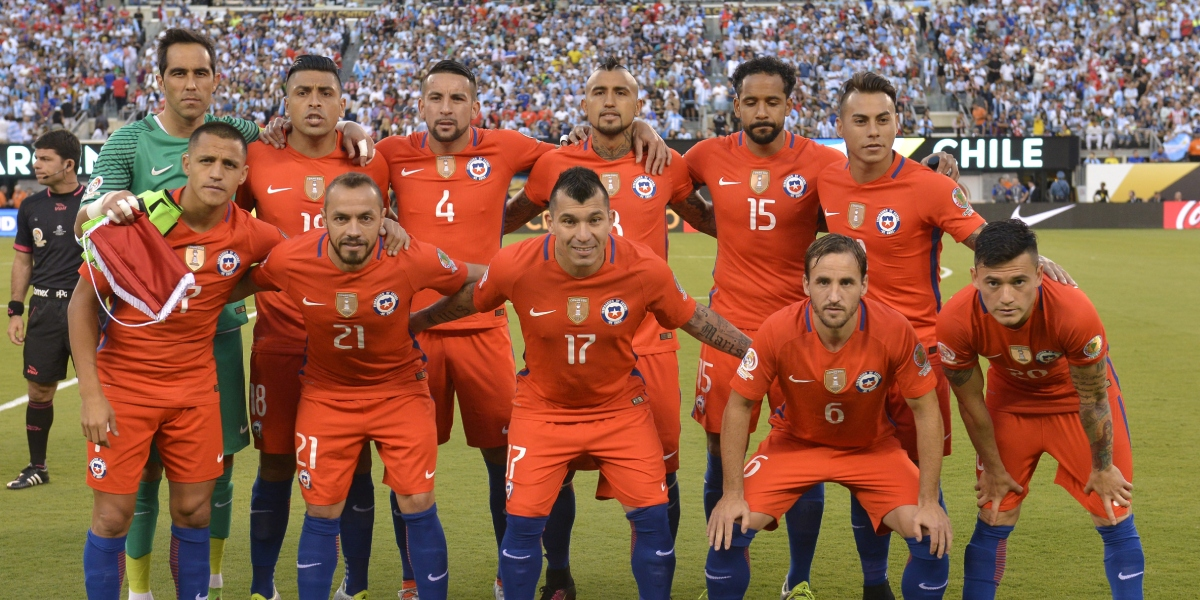
#> input picture clase13/imagen.jpg, 1200 x 600 px
$ python clase13_12_escala.py
#> lines starting #> are read from the running program, lines starting #| are printed output that depends on the picture; after the words box and inside, x2 and y2 are one past the last pixel; in counts of white or black regions, pixels touching at a corner belong together
"""
🖼️ Análisis básico de imágenes:
Este programa carga una imagen llamada 'imagen.jpg', la convierte a escala de grises,
aplica un desenfoque, encuentra sus bordes con Canny y genera una imagen binarizada
mediante un umbral.
"""

import cv2
import matplotlib.pyplot as plt

# Cargar imagen
imagen = cv2.imread("imagen.jpg")
#> imagen is the input picture: shape (600, 1200, 3); mean B, G, R 72.3, 95.3, 142.1
if imagen is None:
    print("❌ Error: No se encontró la imagen 'imagen.jpg'")
    exit()

# Convertir a escala de grises
gris = cv2.cvtColor(imagen, cv2.COLOR_BGR2GRAY)
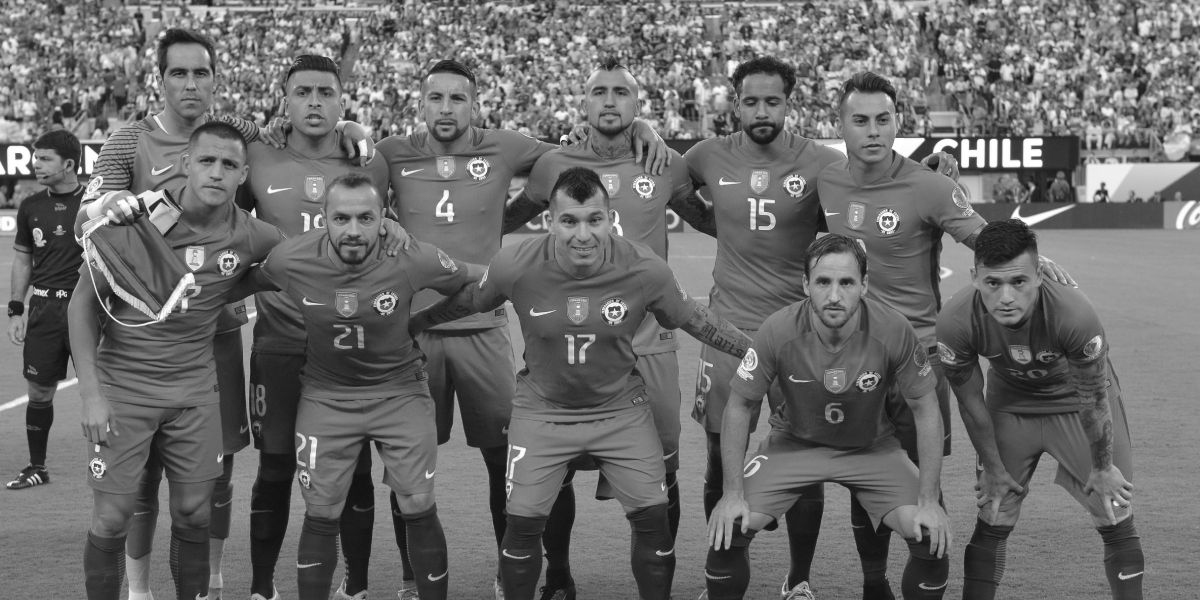
#> gris: shape (600, 1200); min 15, max 255, mean 106.6

# Aplicar desenfoque gaussiano para suavizar
desenfoque = cv2.GaussianBlur(gris, (5, 5), 0)

# Detección de bordes con Canny
bordes = cv2.Canny(desenfoque, 100, 200)
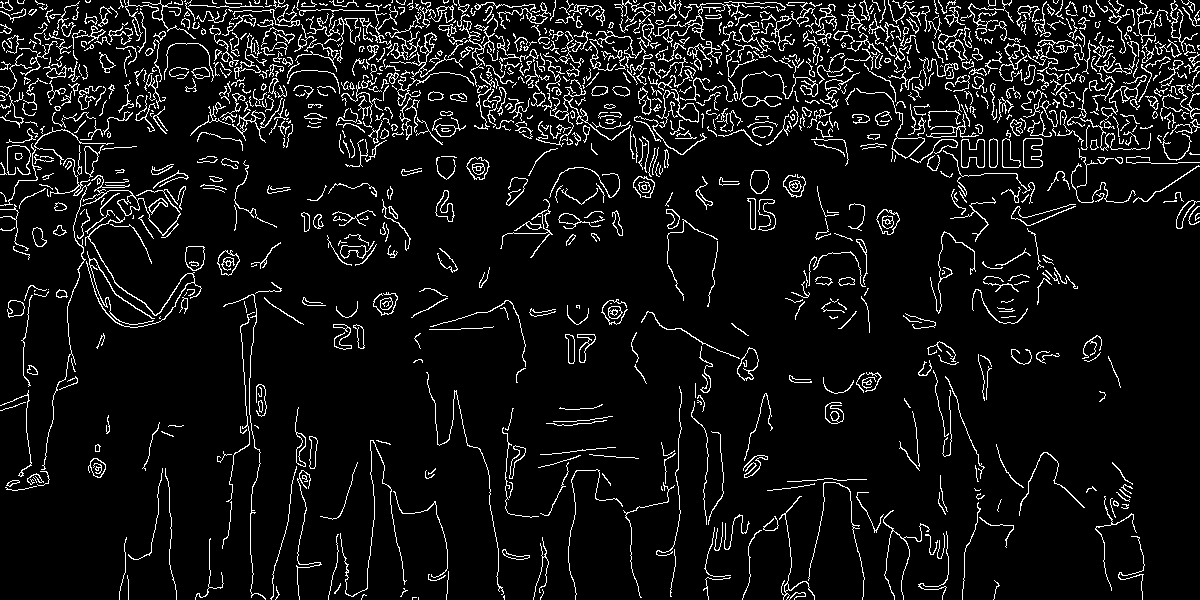
#> bordes: shape (600, 1200); 7.6% white in thin lines or dots

# Umbral binario simple
_, umbral = cv2.threshold(gris, 127, 255, cv2.THRESH_BINARY)
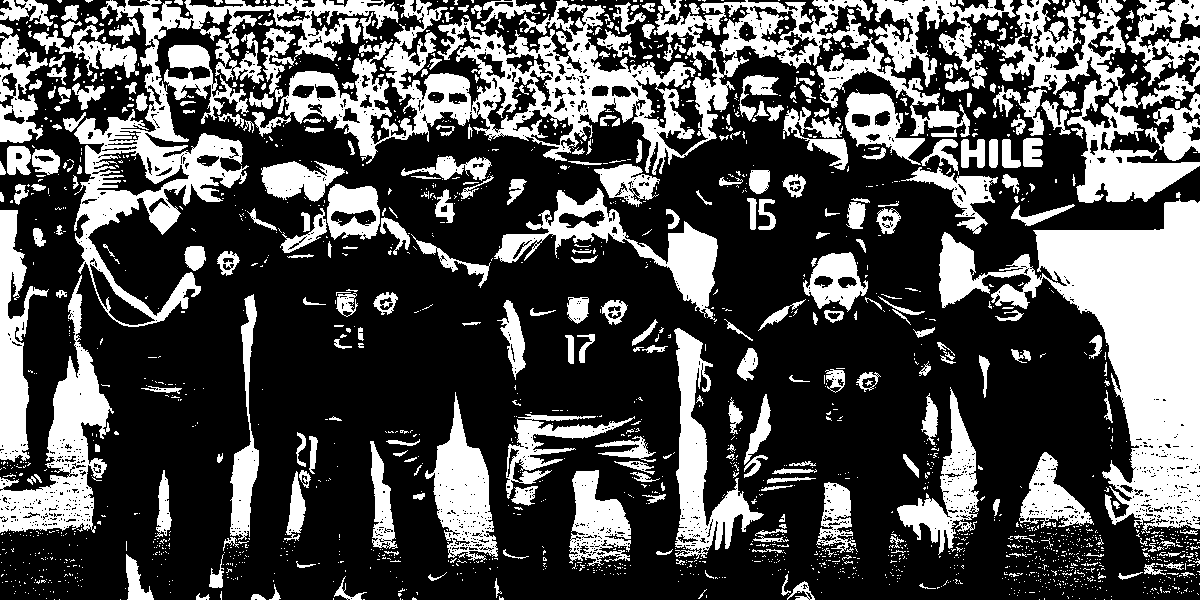
#> umbral: shape (600, 1200); 31.5% white; 2090 white regions (1762 under 20 px), largest, box (x1, y1, x2, y2) and area: (252, 0, 970, 175) 34188, (939, 199, 1200, 533) 33614, (74, 0, 399, 327) 19524

# Mostrar los resultados
fig, axs = plt.subplots(1, 4, figsize=(14, 5))

axs[0].imshow(cv2.cvtColor(imagen, cv2.COLOR_BGR2RGB))
axs[0].set_title("Imagen Original")
axs[0].axis("off")

axs[1].imshow(gris, cmap='gray')
axs[1].set_title("Escala de Grises")
axs[1].axis("off")

axs[2].imshow(bordes, cmap='gray')
axs[2].set_title("Bordes (Canny)")
axs[2].axis("off")

axs[3].imshow(umbral, cmap='gray')
axs[3].set_title("Umbral Binario")
axs[3].axis("off")

plt.tight_layout()
plt.show()
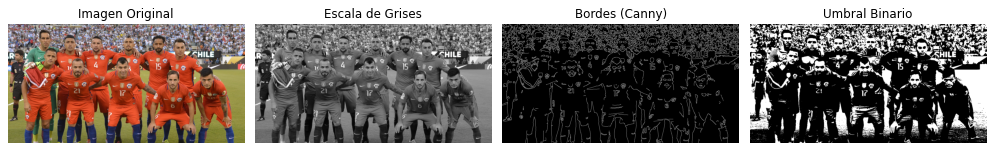
#> figure drawn by matplotlib, 4 panels
